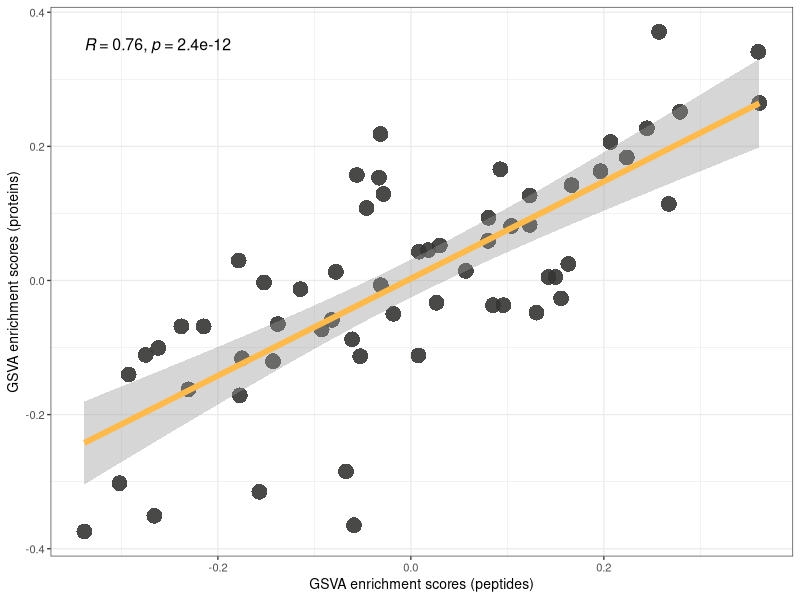
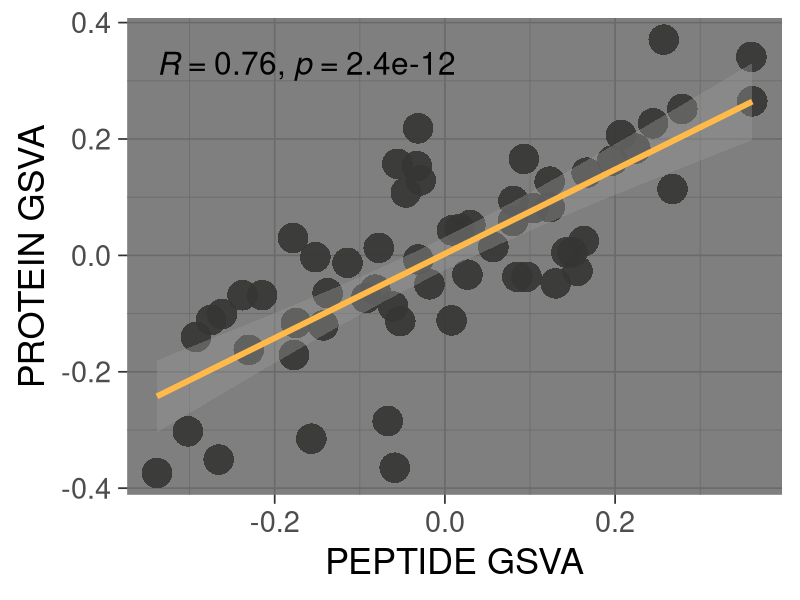
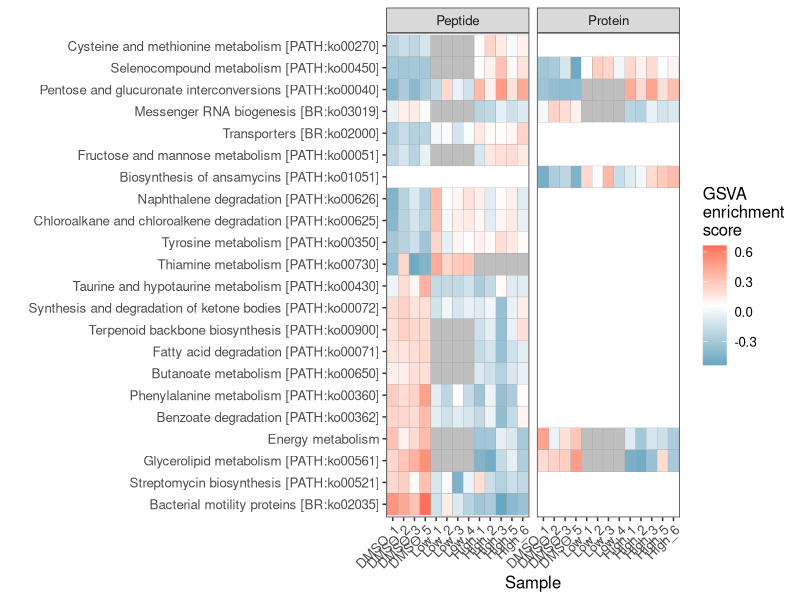
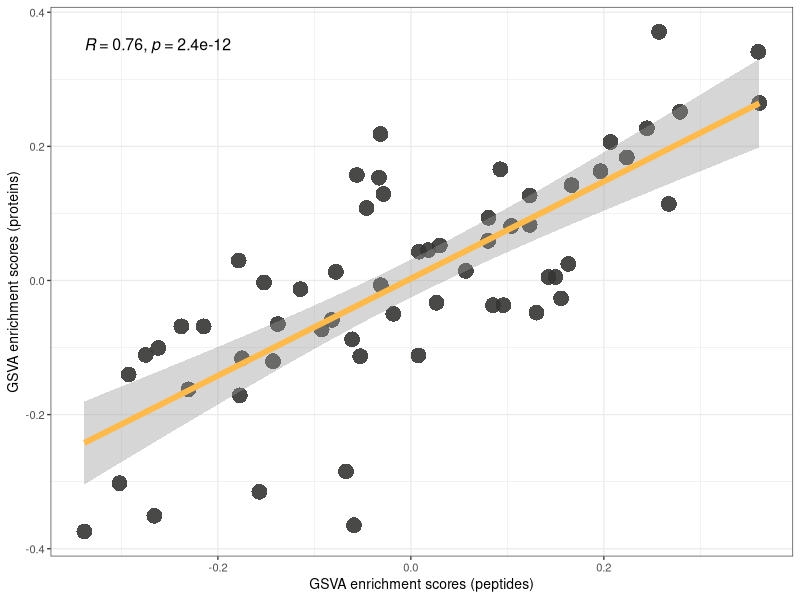
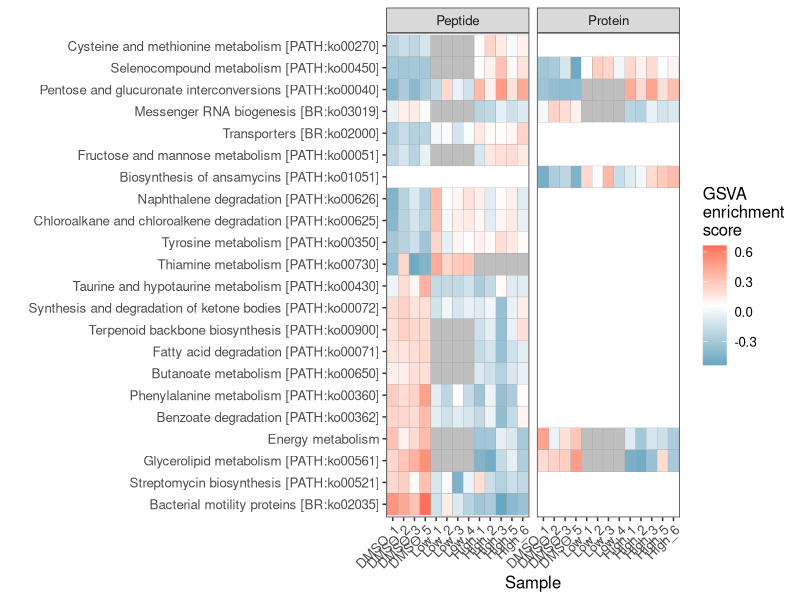

Recreate these plots in R, in order.
### Script explaining how and why to make reproducible figures

### loading R packages ## also includes installation information

library(tidyverse) #install.packages("tidyverse") # this one takes a long time to install...
library(ggpubr) #install.packages("ggpubr")
#library(devtools) #install.packages("devtools")
#library(patchwork) #devtools::install_github("thomasp85/patchwork")


setwd("~/iclouddrive/Documents/labmeetings/2020_tutorials/reproducible-figs")
#setwd("...") ## set to your working directory (this repository)

## Read in data
## Cheating here...this is already analyzed data
## We went from peptide intensities to the following 4 files
# tidied peptide level GSVA scores
pep_saha <- read.table("./data/saha_gsva_peptide.csv", header=T, row.names=1, sep="\t") %>%
  as.data.frame()
# tidied protein level GSVA scores
prot_saha <- read.table("./data/saha_gsva_protein.csv", header=T, row.names=1, sep="\t") %>% 
  as.data.frame()

## Significantly altered KEGG pathways 
## peptide level data
sig_pep_saha <- read.table("./data/saha_sig_peps.txt", header=T, sep="\t") %>% 
  as.data.frame()
## protein level data
sig_prot_saha <- read.table("./data/saha_sig_prot.txt", header=T, sep="\t") %>% 
  as.data.frame()


### shaping data into format for plotting 
## What are the significantly altered KEGG pathways identified at both levels?
sig_saha <- c(sig_pep_saha$x %>% as.character(), sig_prot_saha$x %>% as.character()) %>% 
  unique()

## Subsetting/reoriganizing peptide GSVA scores to match sig_saha
## wide -> long format for ggplot
pep_saha <- pep_saha[pep_saha$Pathways %in% sig_saha,] %>% 
  reshape2::melt(id = "Pathways", variable.name = "Sample", value.name = "GSVA")

## Subsetting/reoriganizing protein GSVA scores to match sig_saha
## wide -> long format for ggplot
prot_saha <- prot_saha[prot_saha$Pathways %in% sig_saha,] %>% 
  reshape2::melt(id = "Pathways", variable.name = "Sample", value.name = "GSVA")

## Merging peptide and protein data
saha <- merge(pep_saha, prot_saha, by=c("Pathways", "Sample"))
# Changing long name to short
saha <- saha %>% mutate(Sample =ifelse(
  Sample == "Xu_20181212_SAHA_rapidAIM_Low_4_181214210722", "Low_4", as.character(Sample)))
# Adding condition information
saha$Condition <- factor(substr(saha$Sample, 1, nchar(saha$Sample %>% as.character())-2))

# Finding median values per conditon
saha <- saha %>% dplyr::group_by(Pathways, Condition) %>% 
  dplyr::summarise(med_pep = median(GSVA.x), med_prot = median(GSVA.y))

# Completing the correlation test
saha_cor <- cor.test(saha$med_pep, saha$med_prot %>% as.numeric(), method=c("pearson"))


## Plot options
pointcolour <- "#363635"
#pointcolour <- "purple"
linecolour <- "#FFBA49"
#linecolour <- "green"

(cor1 <- ggplot(saha, aes(x=med_pep, y = med_prot)) +
    geom_point(shape=16, alpha = 0.9, size = 5, color = pointcolour) + 
    stat_cor(method = "pearson", size = 4) + 
    geom_smooth(method=lm, se=T, color = linecolour, size = 2) + theme_bw(base_size=10) +
    xlab("GSVA enrichment scores (peptides)") + ylab("GSVA enrichment scores (proteins)")) 
ggsave("./figs/saha_cor_example.png", cor1, width = 4, height = 4, units = "in")

(cor2 <- ggplot(saha, aes(x=med_pep, y = med_prot)) +
    geom_point(shape=16, alpha = 0.9, size = 10, color = pointcolour) + 
    stat_cor(method = "pearson", size = 8) + 
    geom_smooth(method=lm, se=T, color = linecolour, size = 2) + theme_dark(base_size=26) +
    xlab("PEPTIDE GSVA") + ylab("PROTEIN GSVA")) 


##### Combining figures...
## Putting heatmaps together
## Analysis in ./scripts/gsvaProteinLevel.R and ./scripts/gsvaPeptideLevel.R
sahapep_data <- read.table("./data/saha_pepplotdata.txt", header=T, row.names = 1, sep = "\t") %>% 
  as.data.frame()
sahaprot_data <- read.table("./data/saha-prot_plotdata.txt", header=T, row.names = 1, sep = "\t") %>% 
  as.data.frame()
sahapep_dataclust<- read.table("./data/saha-pep_dataclust.txt", sep="\t", skip=1)
sahaprot_dataclust<- read.table("./data/saha-prot_dataclust.txt", sep="\t", skip=1)

saha_data <- rbind(sahapep_data, sahaprot_data) %>% 
  mutate(Type =  c(rep("Peptide", nrow(sahapep_data)), rep("Protein", nrow(sahaprot_data)))) 

saha_data$Pathway <- factor(saha_data$Pathway %>% as.character(), 
                            levels = c(sahapep_dataclust$V1 %>% as.character(), 
                            sahaprot_dataclust$V1 %>% as.character()) %>% 
                            unique())

saha_data <- saha_data %>% mutate(GSVA = ifelse(significance == 0 & Conditions != "DMSO", NA, GSVA))

saha_data <- saha_data %>% mutate(Samples =ifelse(
  Samples == "Xu_20181212_SAHA_rapidAIM_Low_4_181214210722", "Low_4", as.character(Samples)))

## change order of samples to be DMSO -> Low -> High
saha_data$Samples <- factor(saha_data$Samples %>% as.character(), 
                            levels = c("DMSO_1", "DMSO_2", "DMSO_3", "DMSO_5",
                            "Low_1", "Low_2", "Low_3", "Low_4",
                            "High_1", "High_2", "High_3", "High_5", "High_6"))

(saha_plot <- ggplot(data = saha_data, mapping = aes(x = Samples, y = Pathway, fill = GSVA)) + 
    facet_grid(~ Type, scales = "free", space="fixed") +
    scale_fill_gradientn(colours=c("#67A7C1","white","#FF6F59"),
                         #scale_fill_gradientn(colours=c(input$low_col, "white", input$high_col),
                         space = "Lab", name="GSVA\nenrichment\nscore", na.value = "grey") + 
    geom_tile(colour="darkgrey") +
    xlab(label = "Sample") +
    ylab(label="") + theme_bw() +
    theme(axis.text.x = element_text(angle = 45, hjust = 1),text=element_text(size=12),
          panel.grid.major = element_blank(), panel.grid.minor = element_blank()
    ))

ggsave("./figs/saha_heatmap.png",saha_plot, width = 18, height = 6, units="in")

